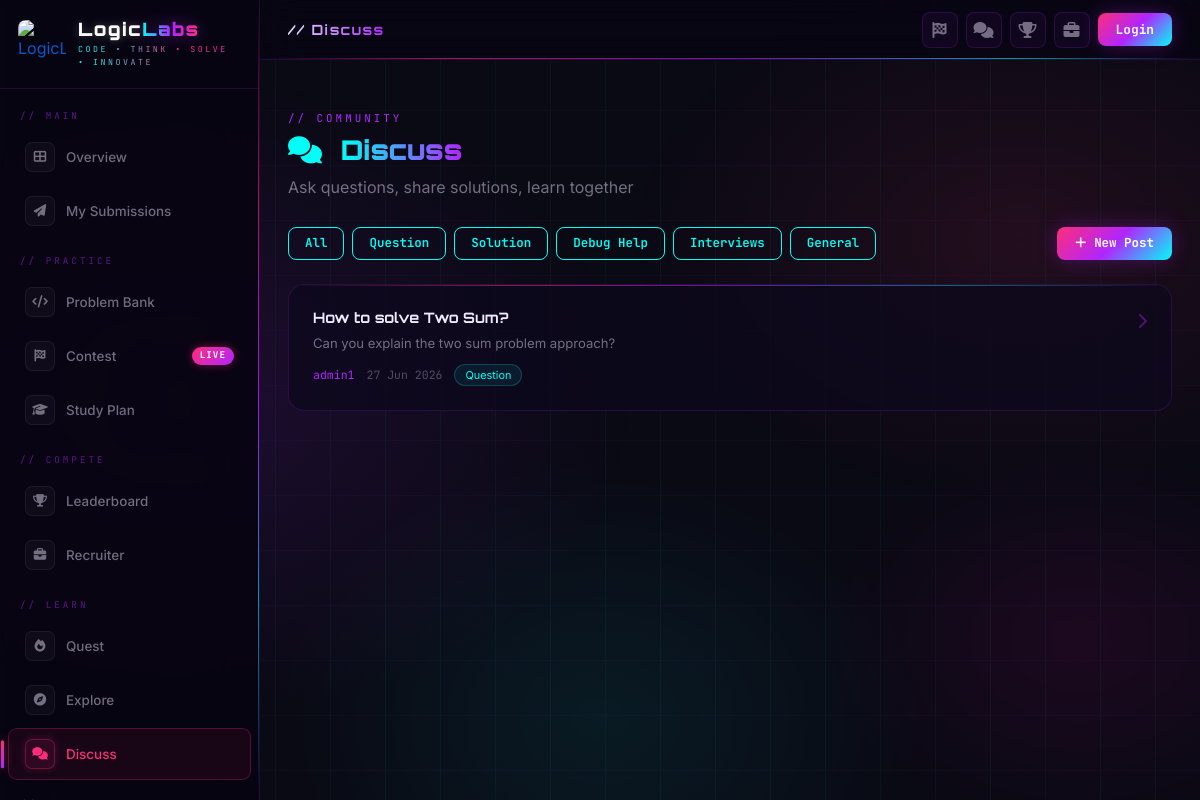
/discuss/, run on an earlier commit of the app's database.
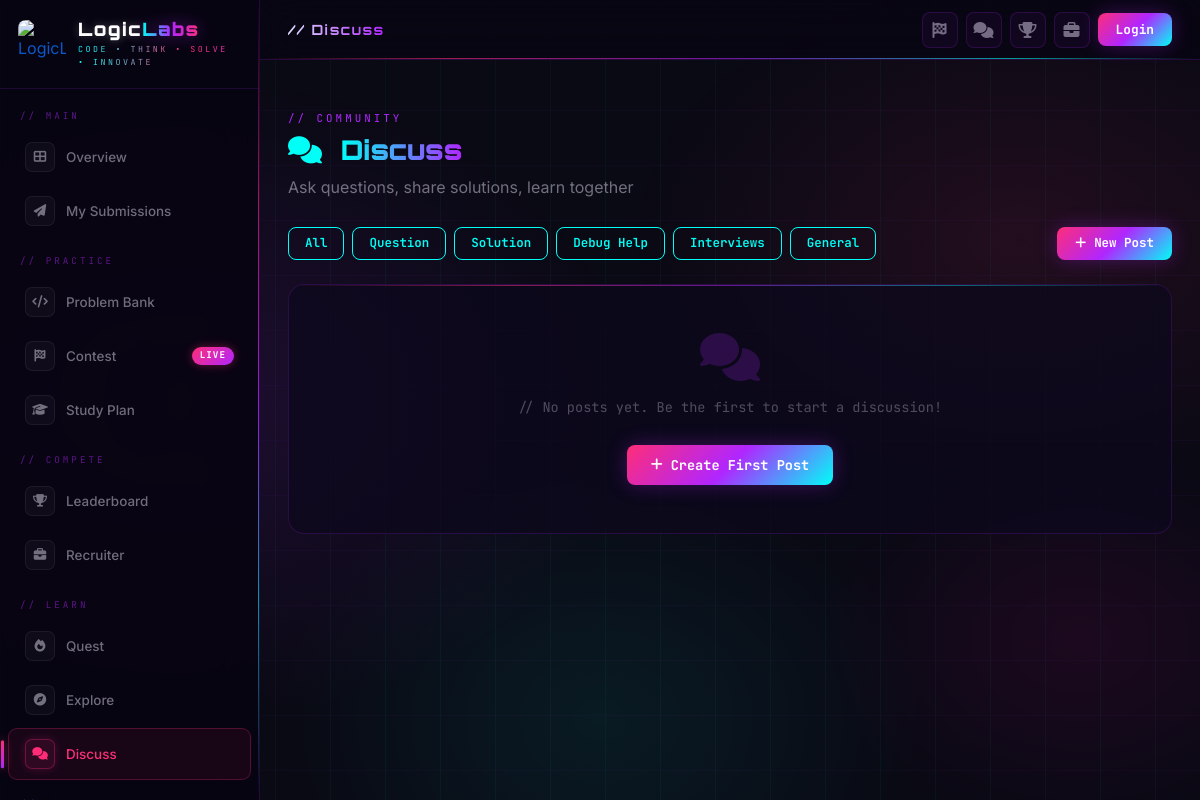
And on a later commit of the database.
### discuss/models.py (models this page shows, shortened)
class Post(models.Model):
    TAG_CHOICES = [
        ('Question', 'Question'),
        ('Solution', 'Solution'),
        ('Debug Help', 'Debug Help'),
        ('Interviews', 'Interviews'),
        ('General', 'General'),
    ]
    title = models.CharField(max_length=300)
    body = models.TextField()
    tag = models.CharField(max_length=20, choices=TAG_CHOICES, default='General')
    author = models.ForeignKey(User, on_delete=models.CASCADE)
    created_at = models.DateTimeField(auto_now_add=True)
    likes = models.ManyToManyField(User, related_name='liked_posts', blank=True)

### accounts/models.py (models this page shows, shortened)
class User(AbstractUser):
    ROLE_CHOICES = (
        ('candidate', 'Candidate'),
        ('examiner', 'Examiner'),
        ('admin', 'Admin'),
    )
    full_name = models.CharField(max_length=150, blank=True)
    role = models.CharField(max_length=20, choices=ROLE_CHOICES, default='candidate')
    mobile = models.CharField(max_length=15, blank=True, null=True)
    profile_picture = models.ImageField(upload_to='profiles/', blank=True, null=True)
    bio = models.TextField(blank=True)
    organization = models.CharField(max_length=200, blank=True)
    created_at = models.DateTimeField(auto_now_add=True)
    updated_at = models.DateTimeField(auto_now=True)

### discuss/views.py (the view)
# urls.py: path('', views.discuss_view, name='discuss'),
def discuss_view(request):
    tag = request.GET.get('tag', '')
    posts = Post.objects.all().order_by('-created_at')
    if tag:
        posts = posts.filter(tag=tag)
    return render(request, 'discuss/discuss.html', {
        'posts': posts,
        'active_tag': tag,
    })

### accounts/context_processors.py (called while the page is built)
def theme(request):
    active_theme = 'dark'
    user = getattr(request, 'user', None)
    if user is not None and user.is_authenticated:
        settings_obj = getattr(user, 'settings', None)
        if settings_obj is not None:
            active_theme = settings_obj.theme
    return {'active_theme': active_theme}

### templates/discuss/discuss.html
{% extends 'base.html' %}
{% block page_title %}// Discuss{% endblock %}
{% block content %}
<div class="anim-in" style="margin-bottom:28px;">
  <div style="font-family:'JetBrains Mono',monospace;font-size:0.68rem;letter-spacing:3px;color:#b026ff;margin-bottom:8px;">// COMMUNITY</div>
  <h2 style="font-family:'Orbitron',monospace;font-size:1.7rem;font-weight:900;color:#f0eaff;">
    <i class="fas fa-comments" style="color:#00fff7;margin-right:10px;"></i>
    <span style="background:linear-gradient(90deg,#00fff7,#b026ff);-webkit-background-clip:text;-webkit-text-fill-color:transparent;background-clip:text;">Discuss</span>
  </h2>
  <p style="color:rgba(240,234,255,0.45);margin-top:6px;">Ask questions, share solutions, learn together</p>
</div>
<div class="d-flex gap-2 flex-wrap mb-4 anim-in anim-d1">
  <a href="?tag=" class="btn-neon {% if not request.GET.tag %}active{% endif %}" style="padding:6px 16px;font-size:0.78rem;">All</a>
  {% for tag in tags %}
  <a href="?tag={{ tag }}" class="btn-neon" style="padding:6px 16px;font-size:0.78rem;">{{ tag }}</a>
  {% empty %}
  <a href="?tag=Question" class="btn-neon" style="padding:6px 16px;font-size:0.78rem;">Question</a>
  <a href="?tag=Solution" class="btn-neon" style="padding:6px 16px;font-size:0.78rem;">Solution</a>
  <a href="?tag=Debug+Help" class="btn-neon" style="padding:6px 16px;font-size:0.78rem;">Debug Help</a>
  <a href="?tag=Interviews" class="btn-neon" style="padding:6px 16px;font-size:0.78rem;">Interviews</a>
  <a href="?tag=General" class="btn-neon" style="padding:6px 16px;font-size:0.78rem;">General</a>
  {% endfor %}
  <a href="/discuss/new/" class="btn-gradient ms-auto" style="padding:6px 18px;font-size:0.78rem;">
    <i class="fas fa-plus"></i> New Post
  </a>
</div>
<div class="anim-in anim-d2">
  {% for post in posts %}
  <div class="card-glass p-4 mb-3" style="cursor:pointer;"
       onclick="window.location='/discuss/{{ post.pk }}/'">
    <div style="display:flex;justify-content:space-between;align-items:start;gap:12px;">
      <div style="flex:1;">
        <h5 style="font-family:'Orbitron',monospace;font-size:0.9rem;font-weight:700;color:#f0eaff;margin-bottom:8px;">{{ post.title }}</h5>
        <p style="color:rgba(240,234,255,0.45);font-size:0.82rem;margin-bottom:10px;">{{ post.body|truncatewords:20 }}</p>
        <div style="display:flex;gap:12px;align-items:center;">
          <span style="color:#b026ff;font-size:0.72rem;font-family:'JetBrains Mono',monospace;">{{ post.author.username }}</span>
          <span style="color:rgba(240,234,255,0.3);font-size:0.72rem;font-family:'JetBrains Mono',monospace;">{{ post.created_at|date:"d M Y" }}</span>
          {% if post.tag %}<span style="background:rgba(0,255,247,0.08);color:#00fff7;padding:2px 10px;border-radius:20px;font-size:0.68rem;border:1px solid rgba(0,255,247,0.2);">{{ post.tag }}</span>{% endif %}
        </div>
      </div>
      <i class="fas fa-chevron-right" style="color:rgba(176,38,255,0.4);margin-top:4px;"></i>
    </div>
  </div>
  {% empty %}
  <div class="card-glass p-5" style="text-align:center;">
    <i class="fas fa-comments" style="font-size:3rem;color:rgba(176,38,255,0.2);display:block;margin-bottom:16px;"></i>
    <p style="color:rgba(240,234,255,0.3);font-family:'JetBrains Mono',monospace;font-size:0.85rem;">// No posts yet. Be the first to start a discussion!</p>
    <a href="/discuss/new/" class="btn-gradient" style="margin-top:12px;display:inline-flex;">
      <i class="fas fa-plus"></i> Create First Post
    </a>
  </div>
  {% endfor %}
</div>
{% endblock %}

### templates/base.html (shortened to what this page needs)
{% load static %}
<!DOCTYPE html>
<html lang="en" data-theme="{{ active_theme|default:'dark' }}">
<head>
  <link href="https://cdn.jsdelivr.net/npm/bootstrap@5.3.0/dist/css/bootstrap.min.css" rel="stylesheet">
  <link href="https://cdnjs.cloudflare.com/ajax/libs/font-awesome/6.4.0/css/all.min.css" rel="stylesheet">
</head>
<body>
<div class="bg-layer"></div>
<div class="sidebar" id="sidebar">
  <a href="/" style="text-decoration: none; display: block;">
    <div class="sidebar-logo">
      <div class="logo-icon">
        <img src="https://encrypted-tbn0.gstatic.com/images?q=tbn:ANd9GcTFFJdllY1_vWrWkBGH7nWHv2JdnkgoW9ORVaNHkQkDvQ&s" alt="LogicLabs Logo" style="width: 100%; height: 100%; object-fit: cover; border-radius: 8px;">
      </div>
      <div class="logo-text-wrap">
        <div class="logo-name">
          <span class="l">Logic</span><span class="r">Labs</span>
        </div>
        <div class="logo-tagline">Code • Think • Solve • Innovate</div>
      </div>
    </div>
  </a>
  <div class="sidebar-nav">
    <div class="sidebar-section">// Main</div>
    <a href="/dashboard/" class="nav-item-side {% if request.path == '/dashboard/' %}active{% endif %}">
      <div class="nav-icon"><i class="fas fa-th-large"></i></div>
      Overview
    </a>
    <a href="/submissions/my-submissions/" class="nav-item-side {% if 'submissions' in request.path %}active{% endif %}">
      <div class="nav-icon"><i class="fas fa-paper-plane"></i></div>
      My Submissions
    </a>
    <div class="sidebar-section">// Practice</div>
    <a href="/questions/" class="nav-item-side {% if '/questions/' in request.path %}active{% endif %}">
      <div class="nav-icon"><i class="fas fa-code"></i></div>
  Problem Bank
</a>
    <a href="/contest/" class="nav-item-side {% if 'contest' in request.path %}active{% endif %}">
      <div class="nav-icon"><i class="fas fa-flag-checkered"></i></div>
      Contest
      <span class="nav-badge">LIVE</span>
    </a>
    <a href="/study-plan/" class="nav-item-side {% if 'study-plan' in request.path %}active{% endif %}">
      <div class="nav-icon"><i class="fas fa-graduation-cap"></i></div>
      Study Plan
    </a>
    <div class="sidebar-section">// COMPETE</div>
<a href="/leaderboard/" class="nav-item-side {% if 'leaderboard' in request.path %}active{% endif %}">
  <div class="nav-icon"><i class="fas fa-trophy"></i></div>
  Leaderboard
</a>
<a href="/recruiter/" class="nav-item-side {% if 'recruiter' in request.path %}active{% endif %}">
  <div class="nav-icon"><i class="fas fa-briefcase"></i></div>
  Recruiter
</a>
    <div class="sidebar-section">// Learn</div>
<a href="/quest/quest/" class="nav-item-side {% if request.path == '/quest/quest/'%}active{% endif %}">
  <div class="nav-icon"><i class="fas fa-fire"></i></div>
  Quest
</a>
<a href="/quest/explore/" class="nav-item-side {% if '/explore/' in request.path %}active{% endif %}">
  <div class="nav-icon"><i class="fas fa-compass"></i></div>
  Explore
</a>
    <a href="/discuss/" class="nav-item-side {% if 'discuss' in request.path %}active{% endif %}">
      <div class="nav-icon"><i class="fas fa-comments"></i></div>
      Discuss
    </a>
    <div class="sidebar-section">// Account</div>
  </div>
</div>
<div class="main-content">
  <div class="topbar">
    <div class="d-flex align-items-center gap-3">
      <div class="page-title">{% block page_title %}LogicLabs{% endblock %}</div>
    </div>
    <div class="d-flex align-items-center gap-2">
      <a href="/contest/"     class="topbar-btn" title="Contest"><i class="fas fa-flag-checkered"></i></a>
      <a href="/discuss/"     class="topbar-btn" title="Discuss"><i class="fas fa-comments"></i></a>
      <a href="/leaderboard/" class="topbar-btn" title="Leaderboard"><i class="fas fa-trophy"></i></a>
      <a href="/recruiter/" class="topbar-btn" title="Recruiter"><i class="fas fa-briefcase"></i></a>
      {% if user.is_authenticated %}
      <a href="/accounts/profile/" class="topbar-user" id="topbarUserLink">
        <i class="fas fa-terminal"></i> <span id="topbarUsername">{{ user.username }}</span>
      </a>
      {% else %}
      <a href="/accounts/login/" class="btn-gradient" style="padding:7px 18px;font-size:0.8rem;">Login</a>
      {% endif %}
    </div>
  </div>
  <div class="page-content">
    {% block content %}{% endblock %}
  </div>
</div>
</body>
</html>

What changed in the data, as far as the page shows it:
removed Post: title "How to solve Two Sum?", body "Can you explain the two sum problem approach?", author.username "admin1", created_at "27 Jun 2026", tag "Question"
Also different on the page:
text now shown: "// No posts yet. Be the first to start a discussion! Create First Post"
